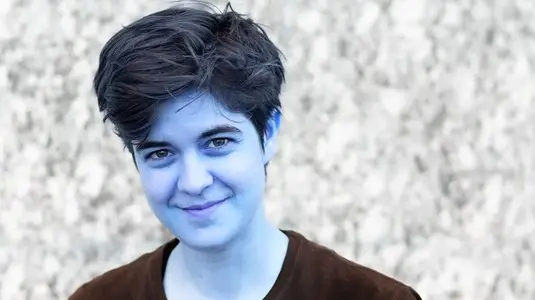
#> input picture Imagens/exemplo.jpg, 535 x 300 px
$ jupyter execute binarizacao.ipynb
#> lines starting #> are read from the running program, lines starting #| are printed output that depends on the picture; after the words box and inside, x2 and y2 are one past the last pixel; in counts of white or black regions, pixels touching at a corner belong together
[cell 1]
import cv2
import numpy as np
import matplotlib.pyplot as plt

[cell 2]
# Carregar a imagem em escala de cinza
imagem_orig = cv2.imread('Imagens/exemplo.jpg', cv2.IMREAD_COLOR_RGB)
#> imagem_orig is the input picture: shape (300, 535, 3); mean B, G, R 195.9, 188.3, 183.5

[cell 3]
# Carregar a imagem em escala de cinza
imagem = cv2.imread('Imagens/exemplo.jpg', cv2.IMREAD_GRAYSCALE)
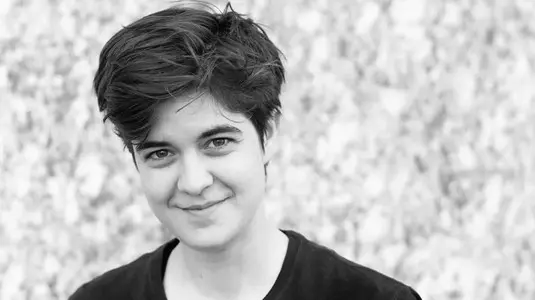
#> imagem: shape (300, 535); min 0, max 255, mean 190

[cell 4]
# Verificar se a imagem foi carregada corretamente
if imagem is None:
    print("Erro ao carregar a imagem.")
    exit()

[cell 5]
# Aplicar a binarização utilizando o método de Otsu
_, imagem_binarizada = cv2.threshold(imagem, 0, 255, cv2.THRESH_BINARY + cv2.THRESH_OTSU)
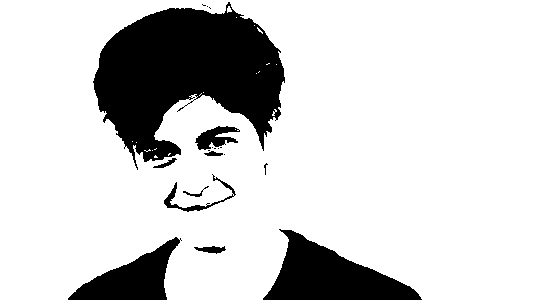
#> imagem_binarizada: shape (300, 535); 81.8% white; 19 black regions (10 under 20 px), largest, box (x1, y1, x2, y2) and area: (93, 2, 285, 170) 18833, (263, 229, 422, 300) 5714, (68, 237, 182, 300) 3246

[cell 6]
# Exibir a imagem original e a imagem binarizada
plt.figure(figsize=(10, 5))

plt.subplot(1, 3, 1)
plt.title('Imagem Original')
plt.imshow(imagem_orig)
plt.axis('off')

plt.subplot(1, 3, 2)
plt.title('Imagem Cinza')
plt.imshow(imagem, cmap='gray')
plt.axis('off')

plt.subplot(1, 3, 3)
plt.title('Imagem Binarizada')
plt.imshow(imagem_binarizada, cmap='gray')
plt.axis('off')

plt.show()
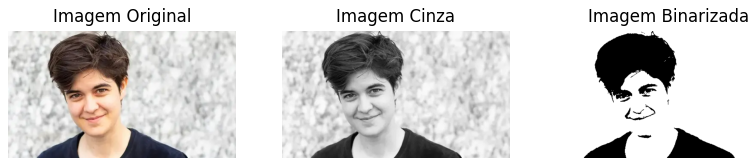
#> figure drawn by matplotlib, 3 panels; B, G, R data is drawn as R, G, B
